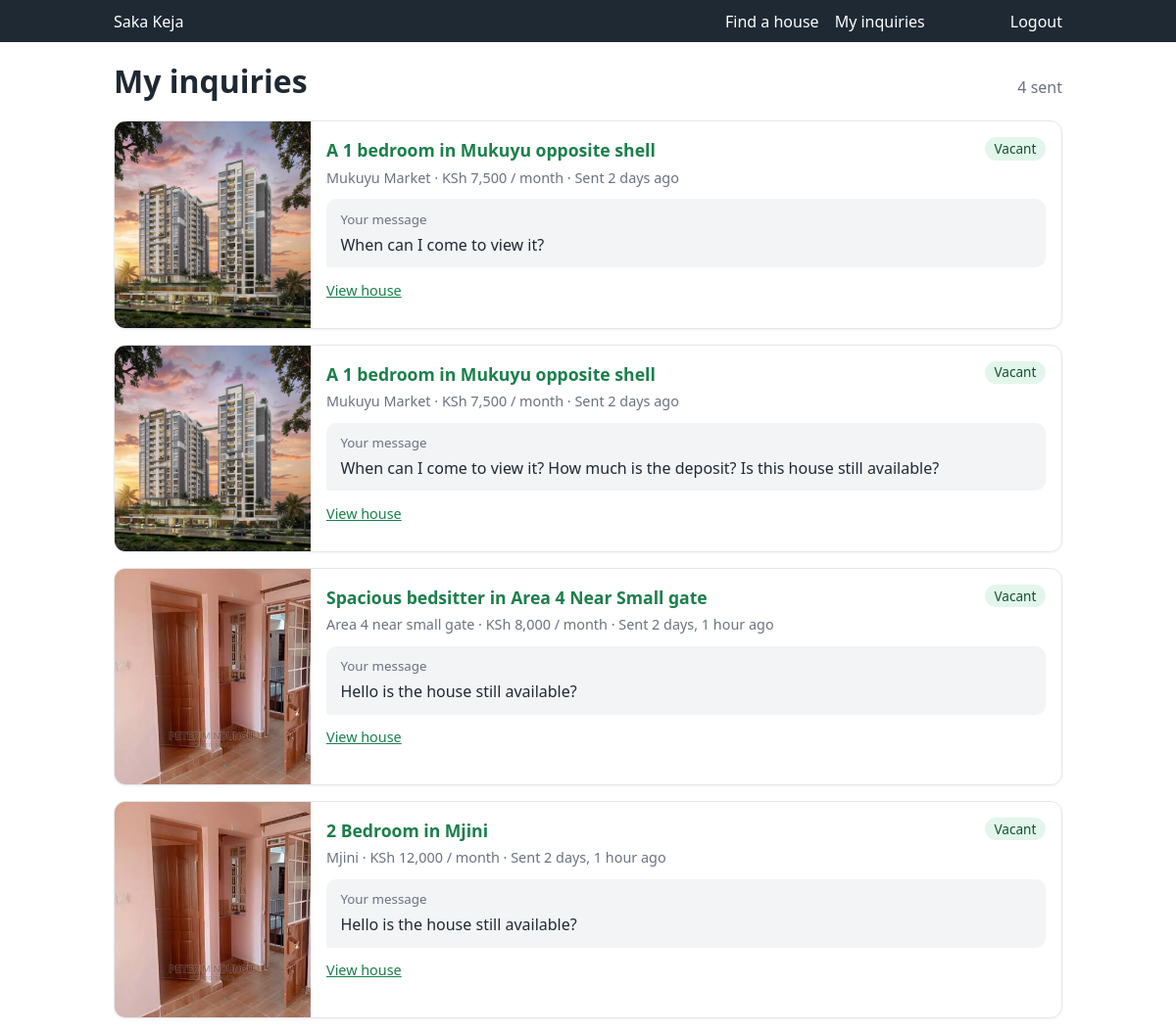
Screenshot of /inquiries/sent/ (signed in) with the database file from the repository.
### inquiries/models.py (models this page shows, shortened)
class Inquiry(models.Model):
    house = models.ForeignKey(
        "properties.House",
        on_delete=models.CASCADE,
        related_name="inquiries",
    )
    tenant = models.ForeignKey(
        settings.AUTH_USER_MODEL,
        on_delete=models.CASCADE,
        related_name="sent_inquiries",
    )
    message = models.TextField()
    phone_number = models.CharField(
        max_length=15,
        blank=True,
        help_text="Optional. The best number for the landlord to reach you on.",
    )
    is_read = models.BooleanField(default=False)
    created_at = models.DateTimeField(auto_now_add=True)
    class Meta:
        ordering = ["-created_at"]
        verbose_name_plural = "inquiries"

### properties/models.py (models this page shows, shortened)
class HouseImage(models.Model):
    house = models.ForeignKey(
        House,
        on_delete=models.CASCADE,
        related_name="images",
    )
    image = models.ImageField(upload_to="houses/%Y/%m/")
    uploaded_at = models.DateTimeField(auto_now_add=True)
    class Meta:
        ordering = ["uploaded_at"]

class House(models.Model):
    class HouseType(models.TextChoices):
        APARTMENT = "apartment", "Apartment"
        STUDIO = "studio", "Studio"
        BEDSITTER = "bedsitter", "Bedsitter"
        BUNGALOW = "bungalow", "Bungalow"
        MAISONETTE = "maisonette", "Maisonette"
        OTHER = "other", "Other"
    class Status(models.TextChoices):
        VACANT = "vacant", "Vacant"
        OCCUPIED = "occupied", "Occupied"
    landlord = models.ForeignKey(
        settings.AUTH_USER_MODEL,
        on_delete=models.CASCADE,
        related_name="houses",
        limit_choices_to={"role": "landlord"},
    )
    location = models.ForeignKey(
        Location,
        on_delete=models.PROTECT,
        related_name="houses",
    )
    title = models.CharField(max_length=150)  # e.g. "2 Bedroom House in Murang'a Town"
    description = models.TextField(blank=True)
    rent = models.PositiveIntegerField(
        validators=[MinValueValidator(1)],
        help_text="Monthly rent in KSh",
    )
    bedrooms = models.PositiveSmallIntegerField(default=1)
    bathrooms = models.PositiveSmallIntegerField(default=1)
    house_type = models.CharField(
        max_length=20,
        choices=HouseType.choices,
        default=HouseType.APARTMENT,
    )
    status = models.CharField(
        max_length=10,
        choices=Status.choices,
        default=Status.VACANT,
    )
    created_at = models.DateTimeField(auto_now_add=True)
    updated_at = models.DateTimeField(auto_now=True)
    class Meta:
        ordering = ["-created_at"]
        indexes = [
            models.Index(fields=["location", "rent", "bedrooms"]),
            models.Index(fields=["status"]),
        ]

class Location(models.Model):
    class LocationName(models.TextChoices):
        MURANGA_TOWN = "Murang'a Town", "Murang'a Town"
        MJINI = "Mjini", "Mjini"
        MUKUYU_MARKET = "Mukuyu Market", "Mukuyu Market"
        AREA_4 = "Area 4 near small gate", "Area 4 near small gate"
    name = models.CharField(
        max_length=100,
        choices=LocationName.choices,
        unique=True,
    )
    class Meta:
        ordering = ["name"]

### inquiries/views.py (the view)
# urls.py: path("sent/", views.sent_inquiries, name="sent"),
@login_required
def sent_inquiries(request):
    inquiries = request.user.sent_inquiries.select_related("house__location")
    return render(request, "inquiries/sent.html", {"inquiries": inquiries})

### accounts/models.py (called while the page is built)
    @property
    def is_landlord(self):
        return self.role == self.Role.LANDLORD

### inquiries/context_processors.py (called while the page is built)
def unread_inquiries(request):
    user = request.user
    if user.is_authenticated and user.is_landlord:
        count = Inquiry.objects.filter(house__landlord=user, is_read=False).count()
        return {"unread_inquiries": count}
    return {}

### inquiries/templates/inquiries/sent.html (shortened to what this page needs)
{% extends "properties/base.html" %}
{% block content %}
<div class="inq-header">
  <h1>My inquiries</h1>
  <span class="inq-count">{{ inquiries|length }} sent</span>
</div>
{% if inquiries %}
  <ul class="inq-list">
    {% for inquiry in inquiries %}
      <li class="inq-card">
        <a href="{% url 'properties:house_detail' inquiry.house.pk %}">
          {% with image=inquiry.house.images.all.0 %}
            {% if image %}
              <img src="{{ image.image.url }}" alt="{{ inquiry.house.title }}" loading="lazy">
            {% else %}
              <div class="no-photo">No photo</div>
            {% endif %}
          {% endwith %}
        </a>
        <div class="inq-body">
          <div class="inq-top">
            <h2>
              <a href="{% url 'properties:house_detail' inquiry.house.pk %}">{{ inquiry.house.title }}</a>
            </h2>
            <span class="status status-{{ inquiry.house.status }}">{{ inquiry.house.get_status_display }}</span>
          </div>
          <p class="inq-meta">
            {{ inquiry.house.location.name }} &middot;
            KSh {{ inquiry.house.rent|floatformat:"0g" }} / month &middot;
            Sent {{ inquiry.created_at|timesince }} ago
          </p>
          <p class="bubble">
            <small>Your message</small>
            {{ inquiry.message|linebreaksbr }}
          </p>
          <div class="inq-actions">
            <a href="{% url 'properties:house_detail' inquiry.house.pk %}">View house</a>
          </div>
        </div>
      </li>
    {% endfor %}
  </ul>
{% else %}
  <div class="empty-state">
    <h2>No inquiries yet</h2>
    <p>When you message a landlord about a house, it will show up here.</p>
    <a href="{% url 'properties:house_list' %}" class="button">Find a house</a>
  </div>
{% endif %}
{% endblock %}

### properties/templates/properties/base.html (style rules this page uses)
:root { --green: #1b7f4b; --dark: #1f2933; --grey: #f3f4f6; --red: #c0392b; }
* { box-sizing: border-box; }
body { margin: 0; font-family: system-ui, sans-serif; color: var(--dark); background: #fff; line-height: 1.5; }
a { color: var(--green); }
img { max-width: 100%; display: block; }
.status { display: inline-block; padding: .1rem .6rem; border-radius: 99px; font-size: .85rem; background: var(--grey); }
.status-vacant { background: #e3f6ec; color: #11522f; }

### inquiries/templates/inquiries/sent.html (style rules this page uses)
.inq-header { display: flex; justify-content: space-between; align-items: baseline; flex-wrap: wrap; gap: .5rem; margin-bottom: 1rem; }
.inq-header h1 { margin: 0; }
.inq-count { color: #6b7280; }
.inq-list { list-style: none; margin: 0; padding: 0; display: grid; gap: 1rem; }
.inq-card { display: grid; grid-template-columns: 1fr; border: 1px solid #e5e7eb; border-radius: 12px; overflow: hidden; background: #fff; box-shadow: 0 1px 3px rgba(0,0,0,.05); }
@media (min-width: 640px) { .inq-card { grid-template-columns: 200px 1fr; } }
.inq-card img, .inq-card .no-photo { width: 100%; height: 100%; min-height: 150px; max-height: 220px; object-fit: cover; border-radius: 0; }
.inq-body { padding: 1rem; }
.inq-top { display: flex; justify-content: space-between; gap: .6rem; flex-wrap: wrap; align-items: flex-start; }
.inq-body h2 { font-size: 1.1rem; margin: 0; }
.inq-body h2 a { text-decoration: none; }
.inq-meta { color: #6b7280; font-size: .9rem; margin: .25rem 0 .7rem; }
.bubble { background: var(--grey); border-radius: 10px 10px 10px 2px; padding: .7rem .9rem; margin: 0 0 .8rem; }
.bubble small { display: block; color: #6b7280; margin-bottom: .2rem; }
.inq-actions { display: flex; flex-wrap: wrap; gap: .6rem; align-items: center; font-size: .9rem; }

### rows the page displays
Inquiry: house.images.all.0.image (picture), house "A 1 bedroom in Mukuyu opposite shell", house.status "Vacant", house.location.name "Mukuyu Market", house.rent "7,500", created_at "2 days", message "When can I come to view it?"
Inquiry: house.images.all.0.image (picture), house "A 1 bedroom in Mukuyu opposite shell", house.status "Vacant", house.location.name "Mukuyu Market", house.rent "7,500", created_at "2 days", message "When can I come to view it? How much is the deposit? Is this house still available?"
Inquiry: house.images.all.0.image (picture), house "Spacious bedsitter in Area 4 Near Small gate", house.status "Vacant", house.location.name "Area 4 near small gate", house.rent "8,000", created_at "2 days, 1 hour", message "Hello is the house still available?"
Inquiry: house.images.all.0.image (picture), house "2 Bedroom in Mjini", house.status "Vacant", house.location.name "Mjini", house.rent "12,000", created_at "2 days, 1 hour", message "Hello is the house still available?"

### other values shown
{{ inquiries|length }} "4"
